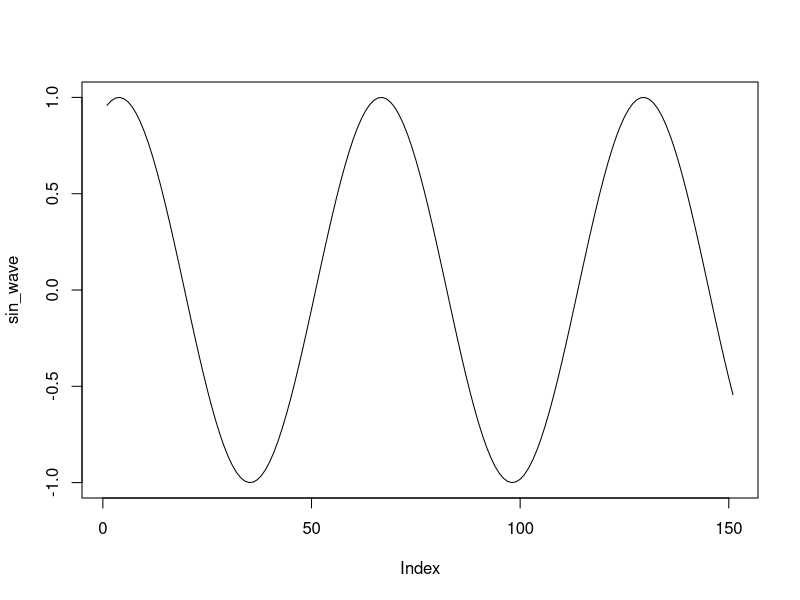

Source code (R):
## ---- chunk 1
knitr::opts_chunk$set(echo = TRUE)
## ---- chunk 2
n <- 10:49
n

length(n)

n_plus <- n+1
n_plus

m_1 <- 10:1
m_2 <- seq(10, 1)
m_1
m_2

sub_m_n <- n - m_1
sub_m_n
## ---- chunk 3
x_range <- seq(-5, 10, by = 0.1)
x_range

sin_wave <- sin(x_range)
plot(sin_wave, type = "l")

## ---- chunk 4
x <- c(3.2, NA, 4.1, 5.0, NA, 2.8)

## ---- chunk 5

## ---- chunk 6

## ---- chunk 7

## ---- chunk 8


## ---- chunk 9
# Your one-roll function goes here

## ---- chunk 10


## ---- chunk 11
# Your "cheating" function goes here
